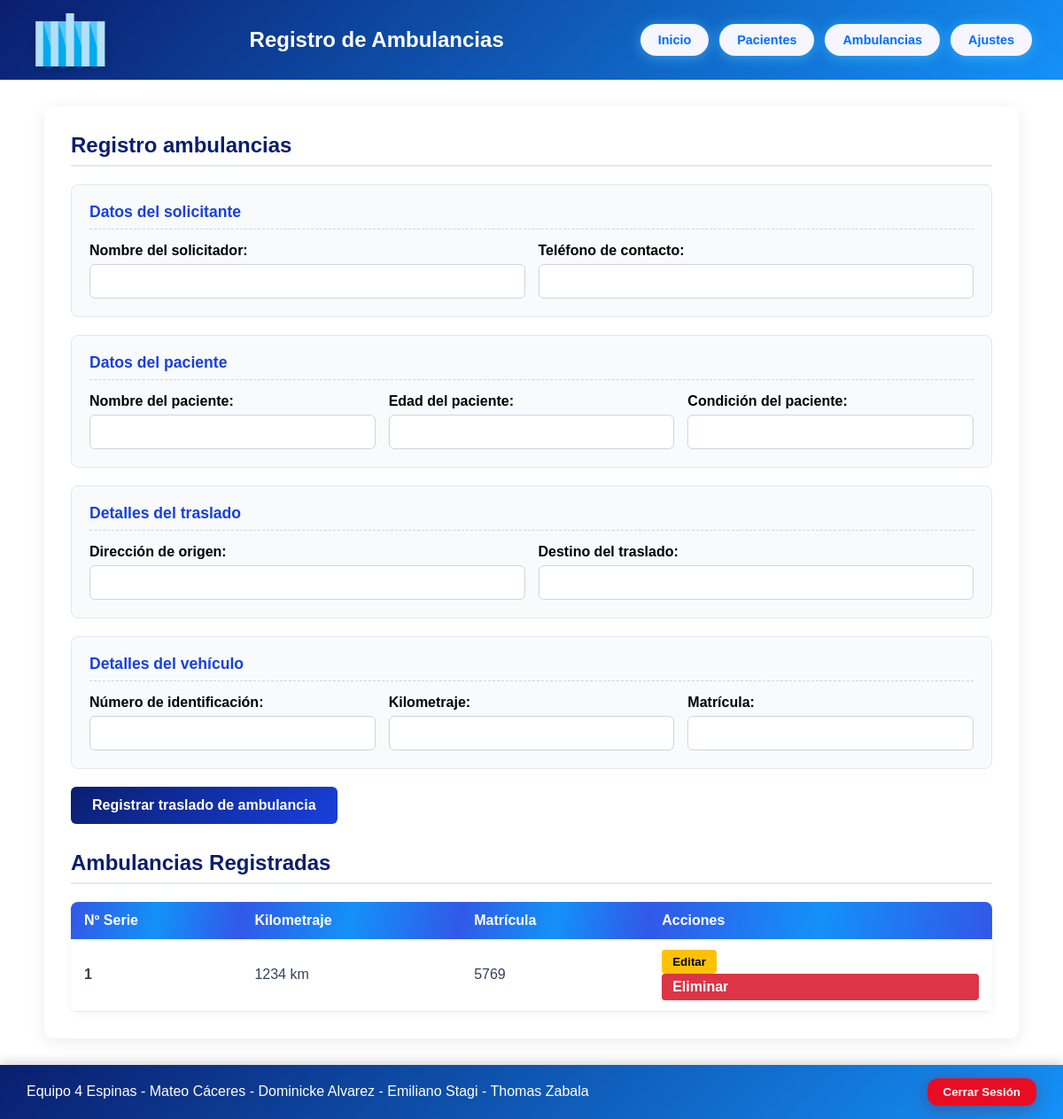
Page /pages/registro-ambulancia.php (signed in) on the committed database.
### tables this page shows
CREATE TABLE `ambulancia` (
  `numero_de_serie` varchar(20) NOT NULL,
  `kilometraje` int(20) DEFAULT NULL,
  `matricula` varchar(20) DEFAULT NULL
);

### pages/registro-ambulancia.php (the view, shortened to what this page needs)
<?php
require_once __DIR__ . '/../php/conexion.php';
$sql_ambulancias = "SELECT * FROM ambulancia ORDER BY numero_de_serie ASC";
$res_ambulancias = $con->query($sql_ambulancias);
?>
<!DOCTYPE html>
<html lang="es">
<head>
    <link rel="stylesheet" href="../css/elementosC.css">
    <link rel="stylesheet" href="../css/registroambu.css">
</head>
<body class="bodyguia">
    <header class="Headerguia">
        <img src="../fotos-videos/logor.png" alt="Logo del hospital" class="logo">
        <h2>Registro de Ambulancias</h2>
        <nav class="navguia">
            <a href="../pages/guia.php">Inicio</a>
            <a href="../pages/tratamientos.php">Pacientes</a>
            <a href="../pages/traslados.php">Ambulancias</a>
            <a href="../pages/ajustes.php">Ajustes</a>
        </nav>
    </header>
    <main class="mainguia">
        <section class="sectionguia contenedor-ambulancia-main">
            <h2 id="tituloForm" class="titulo-seccion">Registro ambulancias</h2>
            <form action="../php/inyeccion2.php" method="POST" id="formAmbulancia">
                <div class="seccion-form-bloque">
                    <h3>Datos del solicitante</h3>
                    <div class="grid-form-ambulancia">
                        <div>
                            <label for="nombre_solicitante"><strong>Nombre del solicitador:</strong></label>
                            <input type="text" id="nombre_solicitante" name="nombre_solicitante" class="input-form">
                        </div>
                        <div>
                            <label for="telefono_solicitante"><strong>Teléfono de contacto:</strong></label>
                            <input type="text" id="telefono_solicitante" name="telefono_solicitante" class="input-form">
                        </div>
                    </div>
                </div>
                <div class="seccion-form-bloque">
                    <h3>Datos del paciente</h3>
                    <div class="grid-form-ambulancia">
                        <div>
                            <label for="nombre_paciente"><strong>Nombre del paciente:</strong></label>
                            <input type="text" id="nombre_paciente" name="nombre_paciente" class="input-form">
                        </div>
                        <div>
                            <label for="edad_paciente"><strong>Edad del paciente:</strong></label>
                            <input type="number" id="edad_paciente" name="edad_paciente" class="input-form">
                        </div>
                        <div>
                            <label for="condicion_paciente"><strong>Condición del paciente:</strong></label>
                            <input type="text" id="condicion_paciente" name="condicion_paciente" class="input-form">
                        </div>
                    </div>
                </div>
                <div class="seccion-form-bloque">
                    <h3>Detalles del traslado</h3>
                    <div class="grid-form-ambulancia">
                        <div>
                            <label for="origen"><strong>Dirección de origen:</strong></label>
                            <input type="text" id="origen" name="origen" class="input-form">
                        </div>
                        <div>
                            <label for="destino"><strong>Destino del traslado:</strong></label>
                            <input type="text" id="destino" name="destino" class="input-form">
                        </div>
                    </div>
                </div>
                <div class="seccion-form-bloque">
                    <h3>Detalles del vehículo</h3>
                    <div class="grid-form-ambulancia">
                        <div>
                            <label for="numero_de_serie"><strong>Número de identificación:</strong></label>
                            <input type="text" id="numero_de_serie" name="numero_de_serie" required class="input-form">
                        </div>
                        <div>
                            <label for="kilometraje"><strong>Kilometraje:</strong></label>
                            <input type="text" id="kilometraje" name="kilometraje" required class="input-form">
                        </div>
                        <div>
                            <label for="matricula"><strong>Matrícula:</strong></label>
                            <input type="text" id="matricula" name="matricula" required class="input-form">
                        </div>
                    </div>
                </div>
                <div class="contenedor-botones">
                    <button type="submit" id="btnSubmit">Registrar traslado de ambulancia</button>
                </div>
            </form>
            <h2 class="titulo-seccion" style="margin-top: 30px;">Ambulancias Registradas</h2>
            <div class="overflow-tabla">
                <table class="tabla-ambulancias-admin">
                    <thead>
                        <tr>
                            <th>Nº Serie</th>
                            <th>Kilometraje</th>
                            <th>Matrícula</th>
                            <th>Acciones</th>
                        </tr>
                    </thead>
                    <tbody>
                        <?php if ($res_ambulancias && $res_ambulancias->num_rows > 0): ?>
                            <?php while ($amb = $res_ambulancias->fetch_assoc()): ?>
                                <tr>
                                    <td><strong><?php echo htmlspecialchars($amb['numero_de_serie']); ?></strong></td>
                                    <td><?php echo htmlspecialchars($amb['kilometraje'] ?? '0'); ?> km</td>
                                    <td><?php echo htmlspecialchars($amb['matricula'] ?? 'N/A'); ?></td>
                                    <td>
                                        <button type="button" class="btn-tabla-editar" data-ambulancia='<?php echo htmlspecialchars(json_encode($amb), ENT_QUOTES, 'UTF-8'); ?>'>Editar</button>
                                        <a href="../php/inyeccion2.php?accion=eliminar&numero_de_serie=<?php echo urlencode($amb['numero_de_serie']); ?>" class="btn-tabla-eliminar link-eliminar-confirmar">Eliminar</a>
                                    </td>
                                </tr>
                            <?php endwhile; ?>
                        <?php else: ?>
                            <tr>
                                <td colspan="4" class="td-vacio">No hay ambulancias registradas.</td>
                            </tr>
                        <?php endif; ?>
                    </tbody>
                </table>
            </div>
        </section>
    </main>
    <footer class="footerguia">
        <p>Equipo 4 Espinas - Mateo Cáceres - Dominicke Alvarez - Emiliano Stagi - Thomas Zabala</p>
        <button class="logout"><a href="../php/logout.php">Cerrar Sesión</a></button>
    </footer>
</body>
</html>

### css/elementosC.css (style rules this page uses)
* { box-sizing: border-box; margin: 0; padding: 0; }
.bodyguia { font-family: Arial, sans-serif; display: flex; flex-direction: column; min-height: 100vh; }
a { text-decoration: none; color: inherit; display: inline-block; width: 100%; height: 100%; }
.Headerguia { display: flex; align-items: center; justify-content: space-between; padding: 15px 30px; background: linear-gradient(135deg, #0a1e6f, #1491f8); color: #ffffff; position: relative; z-index: 10; gap: 15px; flex-wrap: wrap; }
.Headerguia .logo { max-height: 60px; width: auto; object-fit: contain; filter: drop-shadow(0 2px 4px rgba(0, 0, 0, 0.2)); }
.navguia { display: flex; gap: 12px; padding: 5px; }
.navguia a { border: none; background-color: #f5f6ff; color: #006eff; font-weight: bold; border-radius: 20px; padding: 10px 20px; font-size: 0.9rem; text-align: center; box-shadow: 0 2px 15px rgba(78, 196, 255, 0.594); transition: all 0.3s ease; }
.footerguia { border: none; padding: 15px 30px; display: flex; justify-content: space-between; align-items: center; background: linear-gradient(135deg, #0a1e6f, #1491f8); color: #ffffff; box-shadow: 0 -4px 10px rgba(0, 0, 0, 0.15); position: relative; z-index: 10; }
.logout { border: none; border-radius: 12px; padding: 8px 18px; background-color: #e80d23; color: #ffffff; font-weight: bold; cursor: pointer; box-shadow: 0 4px 20px rgba(153, 0, 0, 0.332); transition: all 0.3s ease; }

### css/registroambu.css (style rules this page uses)
.contenedor-ambulancia-main { max-width: 1100px; margin: 30px auto; padding: 30px; background: #ffffff; border-radius: 10px; box-shadow: 0 4px 20px rgba(0, 0, 0, 0.08); display: block; }
.titulo-seccion { color: #0a1e6f; font-size: 1.5rem; margin-bottom: 20px; border-bottom: 2px solid #e2e8f0; padding-bottom: 8px; }
.seccion-form-bloque { background: #f8fafc; border: 1px solid #e2e8f0; border-radius: 8px; padding: 20px; margin-bottom: 20px; }
.seccion-form-bloque h3 { color: #1840dd; font-size: 1.1rem; margin-bottom: 15px; border-bottom: 1px dashed #cbd5e1; padding-bottom: 8px; }
.grid-form-ambulancia { display: grid; grid-template-columns: repeat(auto-fit, minmax(240px, 1fr)); gap: 15px; }
.input-form { width: 100%; padding: 10px 12px; border-radius: 6px; border: 1px solid #cbd5e1; margin-top: 6px; box-sizing: border-box; font-size: 0.95rem; background: #ffffff; transition: border-color 0.2s, box-shadow 0.2s; }
.contenedor-botones { display: flex; gap: 15px; margin-top: 20px; margin-bottom: 30px; }
#btnSubmit { background: linear-gradient(135deg, #0a1e6f, #1840dd); color: white; border: none; padding: 12px 24px; border-radius: 6px; cursor: pointer; font-weight: bold; font-size: 1rem; transition: opacity 0.2s, transform 0.1s; }
.overflow-tabla { overflow-x: auto; border-radius: 8px; box-shadow: 0 2px 8px rgba(0, 0, 0, 0.05); }
.tabla-ambulancias-admin { width: 100%; border-collapse: collapse; background: #ffffff; text-align: left; }
.tabla-ambulancias-admin th { background: linear-gradient(100deg, #3257e8, #1491f8, #3257e8); color: white; padding: 12px 15px; font-weight: 600; }
.tabla-ambulancias-admin td { padding: 12px 15px; border-bottom: 1px solid #e2e8f0; color: #334155; }
.btn-tabla-editar { background: #ffc107; color: #000; border: none; padding: 6px 12px; border-radius: 4px; cursor: pointer; font-weight: bold; transition: background 0.2s; }
.btn-tabla-eliminar { background: #dc3545; color: white; padding: 6px 12px; border-radius: 4px; text-decoration: none; font-weight: bold; display: inline-block; transition: background 0.2s; }

### rows in the picture
ambulancia: numero_de_serie "1", kilometraje "1234", matricula "5769"
